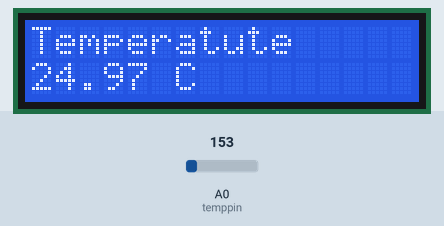
The sketch below on a simulated Arduino Uno, built with avr-gcc and run on an emulated ATmega328P. Parts: 16×2 character LCD. Inputs (shaded band) come from the test bench; at power-on: A0 (temppin) = 153. What the sketch prints to the serial monitor is not drawn.

Above: at 1.2 s.
1.3 s: A0 (temppin) set to 165
At 2.2 s:
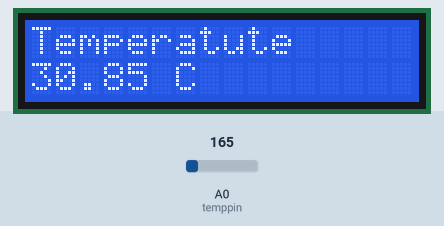
3.0 s: A0 (temppin) set to 175
At 3.8 s:
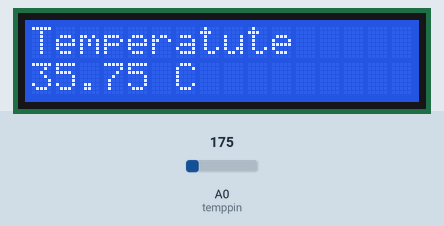
4.5 s: A0 (temppin) set to 191
At 5.3 s:
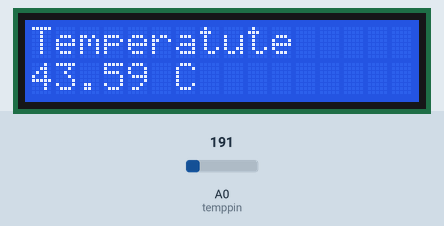
Timing chart, 0 to 7.5 s (numbered marks = the images above; inputs shaded):
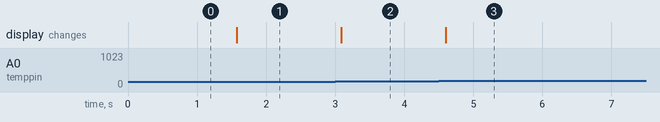

Measured:
- after the input at 1.3 s, the display: changes after 0.28 s (image 1)
- after the input at 3.0 s, the display: changes after 0.09 s (image 2)
- after the input at 4.5 s, the display: changes after 0.10 s (image 3)

The sketch:

thermometer.ino
```cpp
#include <LiquidCrystal.h>

LiquidCrystal lcd(12, 11, 5, 4, 3, 2);

float temp;
int temppin=A0;

void setup()
{


  lcd.begin(16, 2);
  Serial.begin(9600);
}

void loop()
{

  temp = ((analogRead(temppin) * 4.9)-500)/10;

  lcd.setCursor(0, 0);
  lcd.print("Temperatute ");
  lcd.setCursor(0, 1);
  lcd.print(temp);
  lcd.print(" C ");
  Serial.print(temp);
  Serial.println(" C ");
  delay(500);
}
```
